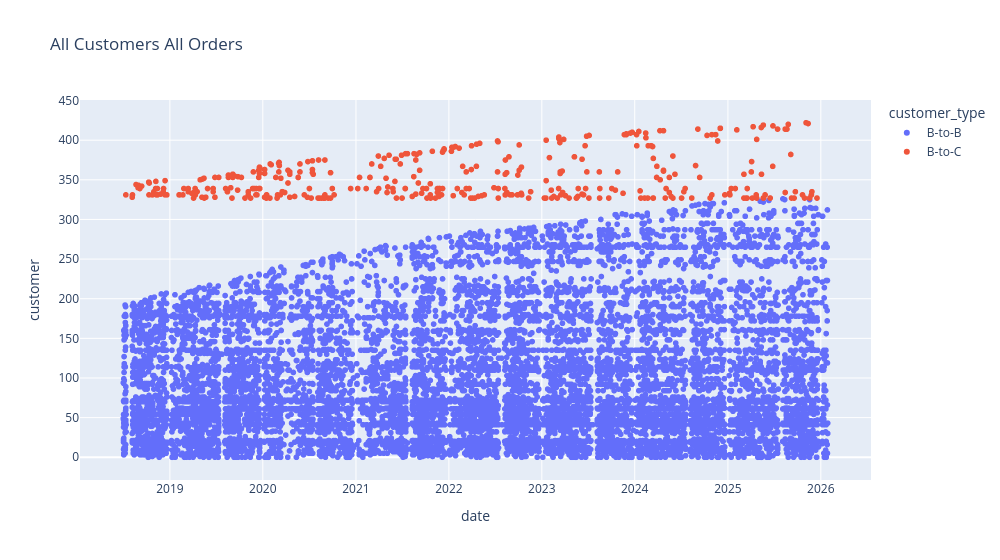

The notebook cell this image was saved under:
### Markdown cell above
## Basic transaction-level overview
Before moving to the aggregated time-series analysis, the plots below provide a compact view of the raw transaction data and how activity is distributed across customers and customer groups.

- The first two scatter plots place each order on a date-customer grid. One colors points by `customer_type`, and the other by `customer_cat`. These views show when orders occur, how concentrated activity is for specific customers, and whether different customer groups are spread evenly through time or cluster in particular periods.
- The histogram of `Customer Type` summarizes how many transactions fall into the main segments such as B2B, B2C, and Bund. This provides a quick sense of class balance and indicates which segment contributes most of the observed sales activity.
- The printed segment summary complements the plots by reporting the number of unique customers and the average number of orders per customer per year for B2B and B2C. This helps separate the effect of customer count from the effect of ordering frequency.

Together, these basic plots establish the raw data coverage, segment composition, and customer heterogeneity before the notebook moves into the broader sales EDA.

### Code cell
px.scatter(df, x="date", y="customer", color="customer_type", title="All Customers All Orders", width=1000)

### Figure 1 — Plotly figure (JSON) as saved in the notebook; plotly's stock layout.template omitted (floating-point values rounded to 4 significant figures; data arrays with more than 128 entries replaced by an {"elided": "..."} marker saying what was removed)
{"data": [{"hovertemplate": "customer_type=B-to-B<br>date=%{x}<br>customer=%{y}<extra></extra>", "legendgroup": "B-to-B", "marker": {"color": "#636efa", "symbol": "circle"}, "mode": "markers", "name": "B-to-B", "showlegend": true, "type": "scattergl", "x": {"elided": "11829 str values"}, "xaxis": "x", "y": {"elided": "11829 int values"}, "yaxis": "y"}, {"hovertemplate": "customer_type=B-to-C<br>date=%{x}<br>customer=%{y}<extra></extra>", "legendgroup": "B-to-C", "marker": {"color": "#EF553B", "symbol": "circle"}, "mode": "markers", "name": "B-to-C", "showlegend": true, "type": "scattergl", "x": {"elided": "392 str values"}, "xaxis": "x", "y": {"elided": "392 int values"}, "yaxis": "y"}], "layout": {"legend": {"title": {"text": "customer_type"}, "tracegroupgap": 0}, "title": {"text": "All Customers All Orders"}, "width": 1000, "xaxis": {"anchor": "y", "domain": [0, 1], "title": {"text": "date"}}, "yaxis": {"anchor": "x", "domain": [0, 1], "title": {"text": "customer"}}}}
